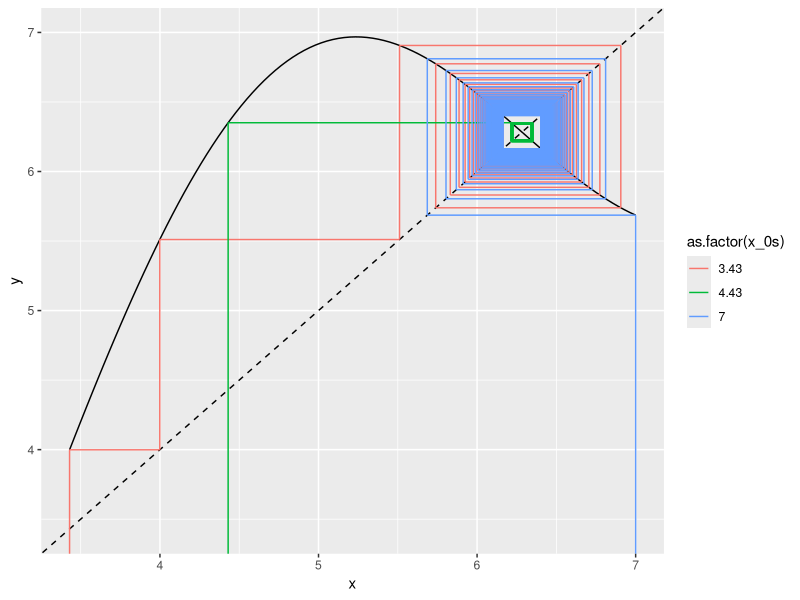
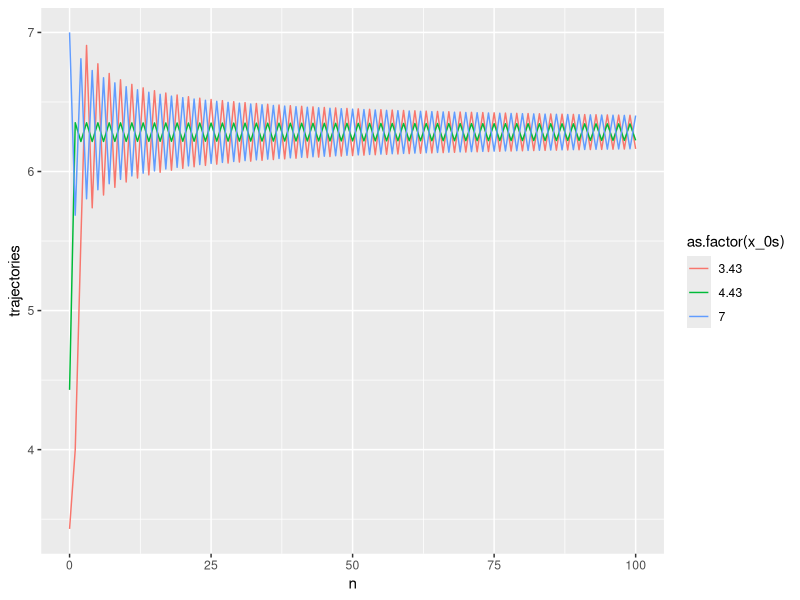

Recreate these plots in R, in order.
## ---- chunk 1
knitr::opts_chunk$set(echo = TRUE)
library(tidyverse)
## ---- chunk 2
# set your initial condition and desired number of iterations:
x_0s <- c(3.43, 4.43, 7)
N <- 100

# set the iteration plot x axis range (lower and upper bounds):
x_min <- 0; x_max <- 8
y_min <- -2; y_max <- 8

use_custom_range_x <- FALSE
use_custom_range_y <- FALSE

# declare your function here:
func <- function(x){
  return(-2 * sin(x) + x) # function goes here
}
## ---- chunk 3
get_function_data <- function(range = c(-1, 1), steps = 100){
  
  steps_multiplier <- (range[2]-range[1])/10 
  if(steps_multiplier < 1){steps_multiplier <- 1}
  # adds steps to get data for depending on the number of 10s 
  # in the specified plot x range
  
  x <- seq(from = range[1], to = range[2], length.out = steps * steps_multiplier)
  
  y <- array(dim = steps * steps_multiplier) 
  for(i in 1:length(x)){
    y[i] <- func(x[i])
    } 
  
  return(data.frame(x = x, y = y))
}

graphical_iterator <- function(x_0s, N = 100){ 
  
  segments <- data.frame()
  for(i in x_0s){
    
    start <- i 
    vert <- FALSE 
    
    x_0 <- rep(i,times=1+(N*2))
    xstarts <- c(start)
    ystarts <- c(y_min)
    xends <- c(start)
    yends <- c(func(start))
    
    # iteratively get the coordinates of the next segment points
    for(i in 1:(2 * N)) 
      # range = 2 * N because every step will be described by two segments
    {
      # if the last segment was vertical, the next must be horizontal
      if(vert){
        xstarts <- c(xstarts, start)
        ystarts <- c(ystarts, start)
        xends <- c(xends, start)
        yends <- c(yends, func(start)) 
        vert <- FALSE
      }
      else{
        xstarts <- c(xstarts, start)
        ystarts <- c(ystarts, func(start)) 
        xends <- c(xends, func(start)) 
        yends <- c(yends, func(start)) 
        vert <- TRUE
        start <- func(start) # update start value
      }
    }
    segments <- rbind(segments, data.frame(x_0s = x_0, xstarts, ystarts, xends, yends))
  }
  return(segments)
}

cobweb_trajects <- graphical_iterator(x_0s = x_0s, N = N)

if(use_custom_range_x == FALSE){
  x_min <- min(cobweb_trajects$xstarts); x_max <- max(cobweb_trajects$xends)
}
if(use_custom_range_y == FALSE){
  y_min <- min(cobweb_trajects$xstarts); y_max <- max(cobweb_trajects$xends)
}

plot_data <- get_function_data(range = c(x_min,x_max)) # gets the plotting data

get_function_iteration_trajectories <- function(x_0s, N = 100){
  
  trajectories <- data.frame()
  
  for(i in x_0s){
    x_t <- i
    
    x_0 <- rep(i,times=N+1)
    n <- 0:N
    
    trajectory <- c(x_t)
    
    for(t in 0:(N-1)){
      x_t <- func(x_t)
      trajectory <- c(trajectory, x_t) # add x_t_1's value to the trajectory vector
    }
    trajectories <- rbind(trajectories, data.frame(x_0s = x_0, ns = n, trajectories = trajectory))
  }
  return(trajectories)
}

trajectories <- get_function_iteration_trajectories(x_0s = x_0s, N = N)
## ---- chunk 4
plot_data %>% 
  ggplot(aes(x, y)) +
  geom_line(colour = "black") +
  geom_abline(linetype = "dashed") + 
  geom_segment(data = cobweb_trajects, aes(x = xstarts, y = ystarts, xend = xends, 
                                          yend = yends, colour=as.factor(x_0s))) +
  coord_cartesian(xlim = c(x_min, x_max), ylim = c(y_min, y_max)) 
## ---- chunk 5
trajectories

# trajectory plot
trajectories %>% 
  ggplot(aes(ns, trajectories, colour = as.factor(x_0s))) +
  geom_line() + labs(x="n")
## ---- chunk 6
# TODO
# average distances between trajectories plot

# mean(dist(c(1:10))) # mean of distances between whole numbers from 1 to 10 (example)

# trajectories$x_0s <- paste0('x_0_', trajectories$x_0s)
# trajectories_wide <- trajectories %>% 
#   pivot_wider(names_from = x_0s, values_from = trajectories) %>% 
#   mutate(distance = (x_0_2.01-x_0_2))
# 
# trajectories_wide
# 
# trajectories_wide %>% 
#   ggplot(aes(ns, distance)) +
#   geom_point() + geom_line() +
#   labs(x="n", y="distance between trajectories")
